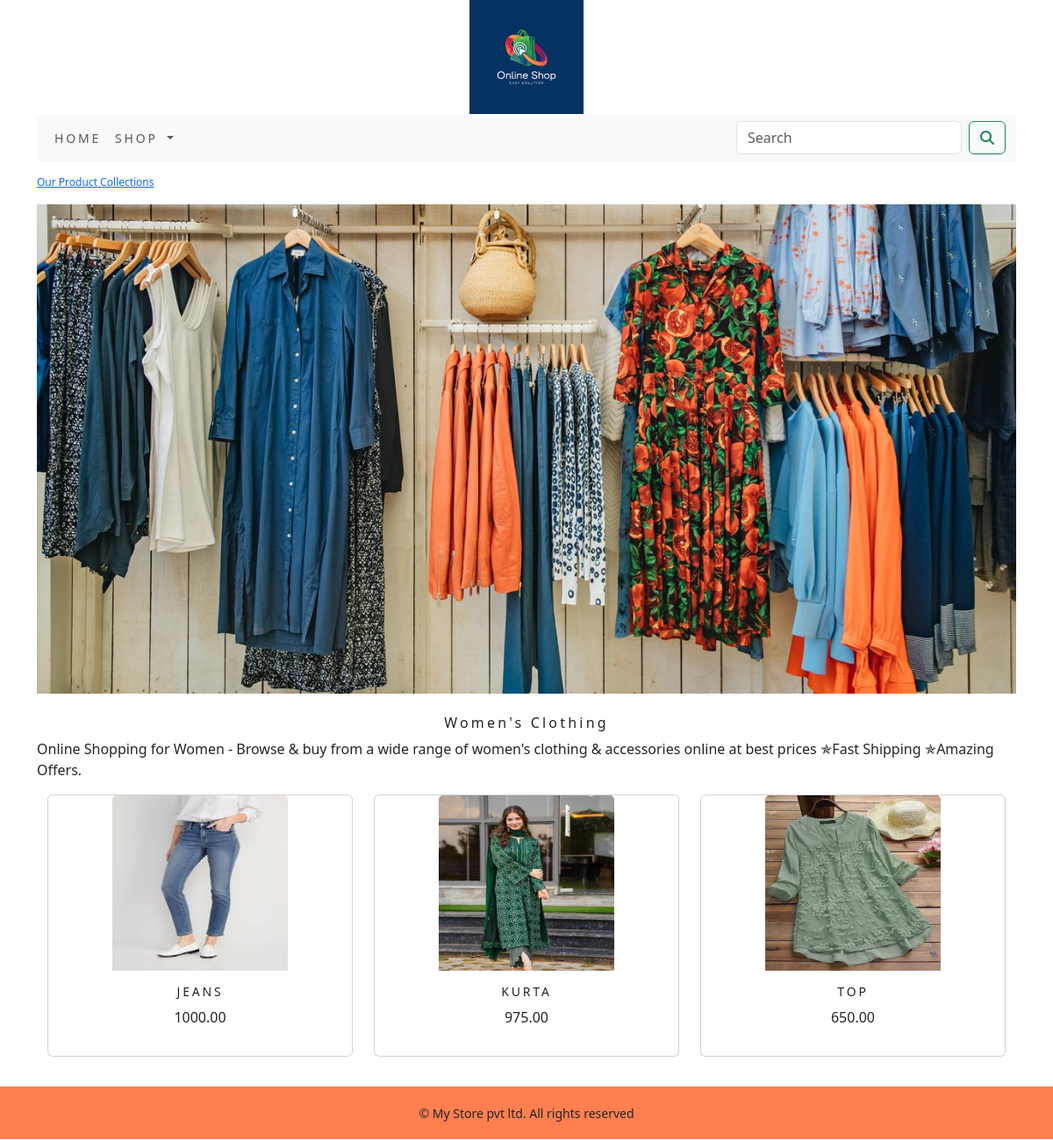
Page /shop/womens-clothing/ on the committed database.
### shop/models.py (models this page shows, shortened)
class Category(models.Model):
    name=models.CharField(max_length=250,unique=True)
    slug=models.SlugField(max_length=250,unique=True)
    description=models.TextField(blank=True)
    image=models.ImageField(upload_to='category',blank=True)
    class Meta:
        ordering=('name',)
        verbose_name='category'
        verbose_name_plural='categories'
    def get_url(self):
        return reverse('shop:products_by_category',args=[self.slug])

class Product(models.Model):
    name=models.CharField(max_length=250,unique=True)
    slug=models.SlugField(max_length=250,unique=True)
    description=models.TextField(blank=True)
    price=models.DecimalField(max_digits=10,decimal_places=2)
    category=models.ForeignKey(Category,on_delete=models.CASCADE)
    image=models.ImageField(upload_to='product',blank=True)
    stock=models.IntegerField()
    available=models.BooleanField(default=True)
    created=models.DateTimeField(auto_now_add=True)
    updated=models.DateTimeField(auto_now=True)
    def get_url(self):
        return reverse('shop:prodCatdetail',args=[self.category.slug,self.slug])
    class Meta:
        ordering=('name',)
        verbose_name='product'
        verbose_name_plural='products'

### shop/views.py (the view)
# urls.py: path('',views.allProdCat,name='allProdCat'),
def allProdCat(request,c_slug=None):
    c_page=None
    products_list=None
    if c_slug!=None:
        c_page=get_object_or_404(Category,slug=c_slug)
        products_list=Product.objects.all().filter(category=c_page,available=True)
    else:
        products_list=Product.objects.all().filter(available=True)
    paginator=Paginator(products_list,6)
    try:
        page=int(request.GET.get('page','1'))
    except:
        page=1
    try:
        products=paginator.page(page)
    except (EmptyPage,InvalidPage):
        products=paginator.page(paginator.num_pages)
    return render(request,"category.html",{'category':c_page,'products':products})

### cart/context_processors.py (called while the page is built)
def counter(request):
    item_count=0
    if 'admin' in request.path:
        return {}
    else:
        try:
            cart=Cart.objects.filter(cart_id=_cart_id(request))
            cart_items=CartItem.objects.all().filter(cart=cart[:1])
            for cart_item in cart_items:
                item_count+=cart_item.quantity
        except Cart.DoesNotExist:
            item_count=0
    return dict(item_count=item_count)

### cart/views.py (called while the page is built)
def _cart_id(request):
    cart=request.session.session_key
    if not cart:
        cart=request.session.create()
    return cart

### shop/context_processors.py (called while the page is built)
def menu_links(request):
    links=Category.objects.all()
    return dict(links=links)

### templates/category.html (shortened to what this page needs)
{% extends 'base.html' %}
{% load static %}
{% block content %}
    {% if category %}
        <div>
            <div class="row my_row_class">
                <div class="mx-auto">
                <p><a href="{% url 'shop:allProdCat' %}">Our Product Collections</a></p>
            </div>
                </div>
        </div>
    {% endif %}
    <div class="mx-auto">
        {% if category %}
            <img class="my_image" src="{{category.image.url}}" alt="{{category.name}}">
    </div>
<br>
    <div>
        <h1 class="text-center my_title">{{category.name}}</h1>
        <p class="text-justify">{{category.description}}</p>
    </div>
 {% endif %}
    <div class="container">
        <div class="row mx_auto">
            {% for product in products.object_list %}
                <div class="my_bottom_margin col-9 col-sm-12 col-md-4 xol-lg-4">
                    <div class="card text-center" style="min-width:18rem;">
                        <a href="{{product.get_url}}"><img class="card-img-top my_image" src="{{product.image.url}}"alt="{{product.name}}" style="width:200px;height:200px"></a>
                        <div class="card-body">
                            <h4>{{product.name}}</h4>
                            <p>{{product.price}}</p>
                        </div>
                    </div>
                </div>
            {% endfor %}
        </div>
        <br>
    </div>
{% endblock %}

### static/css/custom.css (style rules this page uses)
body { font-family: 'Nova Square', sans-serif; }
.my_row_class { padding-top : 15px; }
.my_row_class .mx-auto { color : black; font-size : 12px; }
.my_image { width : 100%; height : auto; }
.my_title { font-size : 16px; text_transform : uppercase; letter-spacing : .2em; }
.my_bottom_margin { margin-bottom : 10px; }
.card-body h4 { font-size : 14px; text-transform : uppercase; letter-spacing : .2em; }

### rows in the picture
Category: image (picture), name "Women's Clothing", description "Online Shopping for Women - Browse & buy from a wide range of women's clothing & accessories online at best prices ✯Fast Shipping ✯Amazing Offers."
Product: image (picture), name "JEANS", price "1000.00"
Product: image (picture), name "KURTA", price "975.00"
Product: image (picture), name "TOP", price "650.00"
